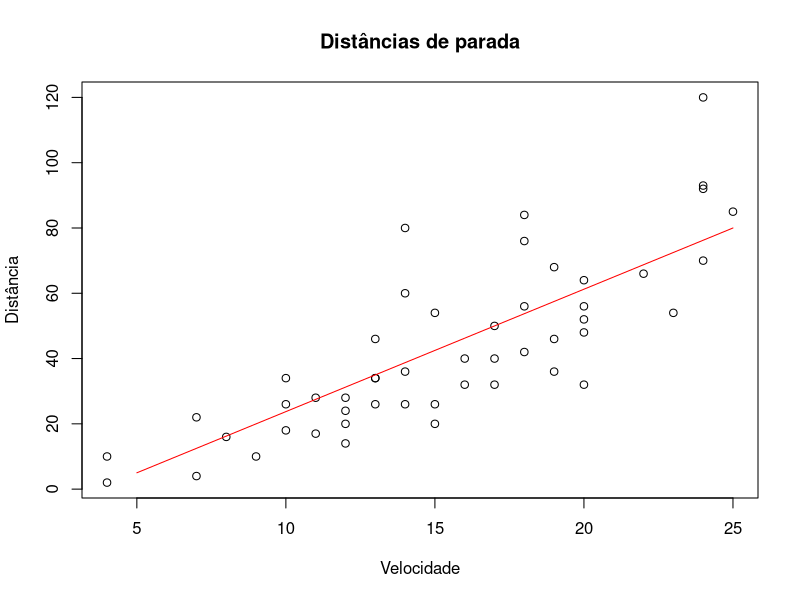
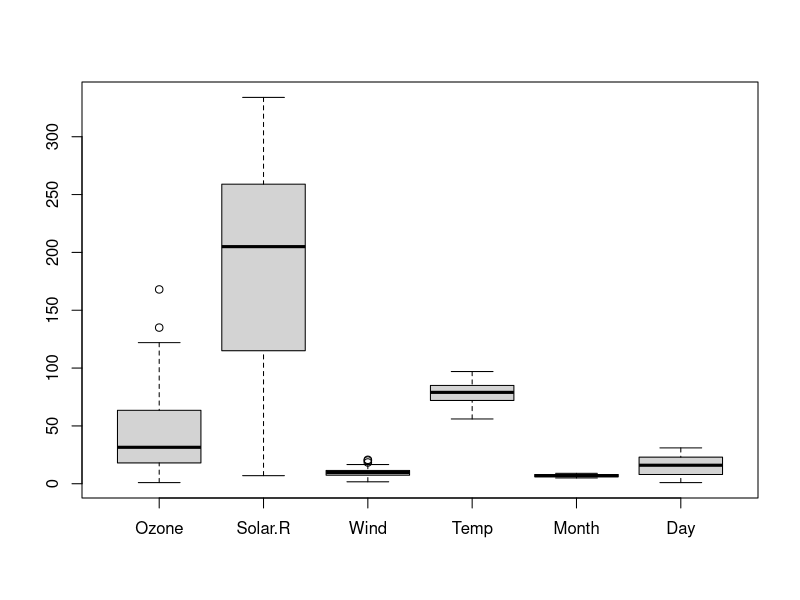
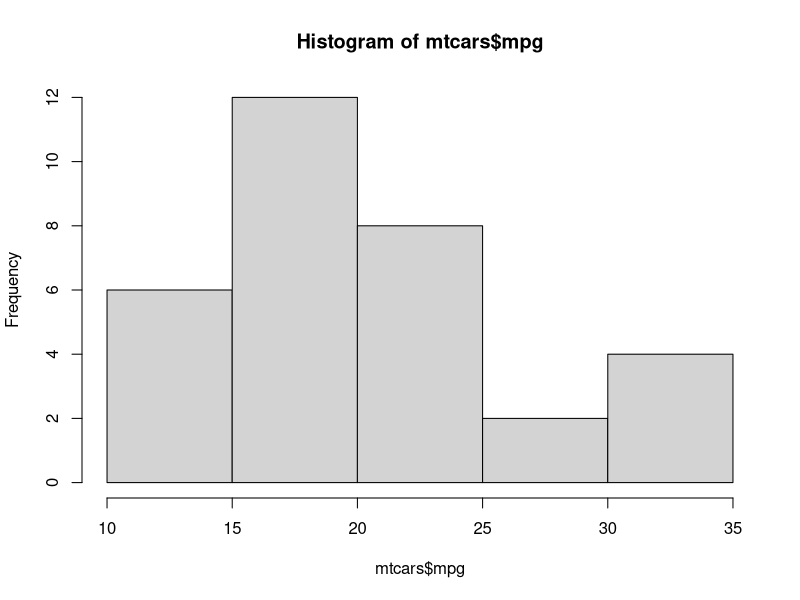

Here is the R script that generated these plots, in order: (Note: this script raises an error after producing the figures.)
## ---- chunk 1
n <- ((5 + 5) * 4) / 2
n
sqrt(n + 5) -> sq
sq
sq ^ 3
## ---- chunk 2
v <- c(1,2,3,4,5)
v
v <- 1:5
v
seq(5) -> v
v
v <- seq.int(from = 1, to = 5, by = 1)
v
## ---- chunk 3
v_names <- c("um", "dois", "três", "quatro", "cinco")
names(v) <- v_names
v
## ---- chunk 4
v * n

v ** 2
## ---- chunk 5
vis <- v[1] + v[3]
vis
## ---- chunk 6
v2 <- c(2,2,2,2,2)
v +v2
## ---- chunk 7
v2 <- c(3,3,3)
v * v2
## ---- chunk 8
v[1:3]
## ---- chunk 9
v > 3
## ---- chunk 10
v[v>3]
## ---- chunk 11
m1 <- matrix(1:20, nrow = 4, ncol = 5)
m1
## ---- chunk 12
m1 * 5
## ---- chunk 13
m1 * v
## ---- chunk 14
m2 <- matrix(20:39, nrow = 4, ncol = 5)
m1 * m2
m1 + m2
## ---- chunk 15
m3 <- matrix(1:20, nrow = 5, ncol = 4)
m1 %*% m3
## ---- chunk 16
random_vec <- sample(30)
random_vec
sum(random_vec)
## ---- chunk 17
sum(mtcars$gear == 4)
## ---- chunk 18
vec_m <- c(1,2,3,4,5,6,7,8,9,10,30)
mean(vec_m)

## ---- chunk 19
median(vec_m)
## ---- chunk 20
vec_var <- sample(20)
vec_var
sd(vec_var)

## ---- chunk 21
women
regWomen <- lm(women$height ~ women$weight)
summary(regWomen)
## ---- chunk 22
plot(x = cars$speed, y = cars$dist, main = "Distâncias de parada", xlab = "Velocidade", ylab = "Distância")
#Também é possível interferir no gráfico que foi plotado. Os dois comandos devem ser executados juntos.
lines (c(5,25),c(5,80), col='red')
## ---- chunk 23
boxplot(airquality)

## ---- chunk 24
hist(mtcars$mpg)
## ---- chunk 25
select(mtcars, mpg,hp,qsec,gear)
## ---- chunk 26
select(mtcars, hp:gear)
## ---- chunk 27
filter(mtcars, hp > 100, wt < 3.000 | qsec > 20.1)
## ---- chunk 28
arrange(mtcars, cyl, desc(gear))
## ---- chunk 29
mutate(USArrests, murder_prop = Murder / (Assault + Rape))
## ---- chunk 30
airquality %>% filter(Month == 8) %>% select(Ozone,Temp,Wind) %>% mutate(vento_ao_quadrado = Wind ** 2)
